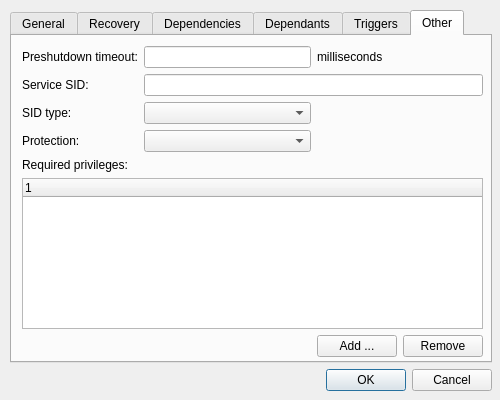
<?xml version="1.0" encoding="UTF-8"?>
<ui version="4.0">
 <class>WinSvcWindow</class>
 <widget class="QWidget" name="WinSvcWindow">
  <property name="geometry">
   <rect>
    <x>0</x>
    <y>0</y>
    <width>500</width>
    <height>400</height>
   </rect>
  </property>
  <property name="minimumSize">
   <size>
    <width>500</width>
    <height>400</height>
   </size>
  </property>
  <property name="maximumSize">
   <size>
    <width>500</width>
    <height>400</height>
   </size>
  </property>
  <property name="windowTitle">
   <string>Form</string>
  </property>
  <widget class="QWidget" name="verticalLayoutWidget">
   <property name="geometry">
    <rect>
     <x>10</x>
     <y>10</y>
     <width>482</width>
     <height>381</height>
    </rect>
   </property>
   <layout class="QVBoxLayout" name="verticalLayout">
    <item>
     <widget class="QTabWidget" name="tabWidget">
      <property name="minimumSize">
       <size>
        <width>0</width>
        <height>0</height>
       </size>
      </property>
      <property name="maximumSize">
       <size>
        <width>16777215</width>
        <height>16777215</height>
       </size>
      </property>
      <property name="currentIndex">
       <number>5</number>
      </property>
      <widget class="QWidget" name="tab">
       <attribute name="title">
        <string>General</string>
       </attribute>
       <widget class="QWidget" name="gridLayoutWidget">
        <property name="geometry">
         <rect>
          <x>9</x>
          <y>9</y>
          <width>461</width>
          <height>311</height>
         </rect>
        </property>
        <layout class="QGridLayout" name="gridLayout">
         <item row="1" column="3">
          <widget class="QLabel" name="label_2">
           <property name="text">
            <string>Start type:</string>
           </property>
          </widget>
         </item>
         <item row="0" column="0" colspan="6">
          <widget class="QPlainTextEdit" name="description"/>
         </item>
         <item row="1" column="0">
          <widget class="QLabel" name="label">
           <property name="text">
            <string>Type:</string>
           </property>
          </widget>
         </item>
         <item row="2" column="0">
          <widget class="QLabel" name="label_3">
           <property name="text">
            <string>Error control:</string>
           </property>
          </widget>
         </item>
         <item row="5" column="0">
          <widget class="QLabel" name="label_6">
           <property name="text">
            <string>Password:</string>
           </property>
          </widget>
         </item>
         <item row="3" column="0">
          <widget class="QLabel" name="label_4">
           <property name="text">
            <string>Binary path:</string>
           </property>
          </widget>
         </item>
         <item row="4" column="0">
          <widget class="QLabel" name="label_5">
           <property name="text">
            <string>User account</string>
           </property>
          </widget>
         </item>
         <item row="7" column="0">
          <spacer name="verticalSpacer">
           <property name="orientation">
            <enum>Qt::Vertical</enum>
           </property>
           <property name="sizeHint" stdset="0">
            <size>
             <width>20</width>
             <height>40</height>
            </size>
           </property>
          </spacer>
         </item>
         <item row="6" column="0">
          <widget class="QCheckBox" name="delayedStart">
           <property name="text">
            <string>Delayed start</string>
           </property>
          </widget>
         </item>
         <item row="1" column="4" colspan="2">
          <widget class="QComboBox" name="startType"/>
         </item>
         <item row="1" column="1" colspan="2">
          <widget class="QComboBox" name="svcType"/>
         </item>
         <item row="2" column="1" colspan="2">
          <widget class="QComboBox" name="errorControl"/>
         </item>
         <item row="2" column="3">
          <widget class="QLabel" name="label_7">
           <property name="text">
            <string>Group:</string>
           </property>
          </widget>
         </item>
         <item row="2" column="4" colspan="2">
          <widget class="QLineEdit" name="svcGroup"/>
         </item>
         <item row="3" column="1" colspan="4">
          <widget class="QLineEdit" name="binaryPath"/>
         </item>
         <item row="3" column="5">
          <widget class="QPushButton" name="browseBtn">
           <property name="text">
            <string>Browse</string>
           </property>
          </widget>
         </item>
         <item row="4" column="1" colspan="4">
          <widget class="QLineEdit" name="userName"/>
         </item>
         <item row="5" column="1" colspan="4">
          <widget class="QLineEdit" name="userPW"/>
         </item>
         <item row="6" column="5">
          <widget class="QPushButton" name="permissionsBtn">
           <property name="text">
            <string>Permissions</string>
           </property>
          </widget>
         </item>
         <item row="5" column="5">
          <widget class="QCheckBox" name="showPW">
           <property name="text">
            <string>Show PW</string>
           </property>
          </widget>
         </item>
        </layout>
       </widget>
      </widget>
      <widget class="QWidget" name="tab_2">
       <attribute name="title">
        <string>Recovery</string>
       </attribute>
       <widget class="QWidget" name="gridLayoutWidget_2">
        <property name="geometry">
         <rect>
          <x>10</x>
          <y>10</y>
          <width>461</width>
          <height>311</height>
         </rect>
        </property>
        <layout class="QGridLayout" name="gridLayout_2">
         <item row="7" column="0" colspan="4">
          <widget class="QGroupBox" name="groupBox">
           <property name="minimumSize">
            <size>
             <width>0</width>
             <height>64</height>
            </size>
           </property>
           <property name="title">
            <string>Run program</string>
           </property>
           <widget class="QWidget" name="gridLayoutWidget_7">
            <property name="geometry">
             <rect>
              <x>10</x>
              <y>10</y>
              <width>441</width>
              <height>51</height>
             </rect>
            </property>
            <layout class="QGridLayout" name="gridLayout_7">
             <item row="0" column="0">
              <widget class="QLabel" name="label_14">
               <property name="text">
                <string>Program:</string>
               </property>
              </widget>
             </item>
             <item row="1" column="1">
              <widget class="QLabel" name="label_16">
               <property name="text">
                <string>Append /fail=%1% to pass the fail counter to the program.</string>
               </property>
              </widget>
             </item>
             <item row="0" column="2">
              <widget class="QPushButton" name="browseRun">
               <property name="text">
                <string>Browse</string>
               </property>
              </widget>
             </item>
             <item row="1" column="0">
              <spacer name="verticalSpacer_2">
               <property name="orientation">
                <enum>Qt::Vertical</enum>
               </property>
               <property name="sizeHint" stdset="0">
                <size>
                 <width>20</width>
                 <height>40</height>
                </size>
               </property>
              </spacer>
             </item>
             <item row="0" column="1">
              <widget class="QLineEdit" name="programRun"/>
             </item>
            </layout>
           </widget>
          </widget>
         </item>
         <item row="2" column="0">
          <widget class="QLabel" name="label_10">
           <property name="text">
            <string>Subsequent faulures:</string>
           </property>
          </widget>
         </item>
         <item row="3" column="2">
          <widget class="QLabel" name="label_15">
           <property name="text">
            <string>days</string>
           </property>
          </widget>
         </item>
         <item row="0" column="0">
          <widget class="QLabel" name="label_8">
           <property name="text">
            <string>First failure:</string>
           </property>
          </widget>
         </item>
         <item row="4" column="2">
          <widget class="QLabel" name="label_13">
           <property name="text">
            <string>minutes</string>
           </property>
          </widget>
         </item>
         <item row="4" column="1">
          <widget class="QLineEdit" name="restartService"/>
         </item>
         <item row="3" column="1">
          <widget class="QLineEdit" name="resetFailCtr"/>
         </item>
         <item row="1" column="1" colspan="2">
          <widget class="QComboBox" name="secondFailure"/>
         </item>
         <item row="2" column="1" colspan="2">
          <widget class="QComboBox" name="subsequentFailures"/>
         </item>
         <item row="0" column="1" colspan="2">
          <widget class="QComboBox" name="firstFailure"/>
         </item>
         <item row="1" column="0">
          <widget class="QLabel" name="label_9">
           <property name="text">
            <string>Second failure:</string>
           </property>
          </widget>
         </item>
         <item row="4" column="0">
          <widget class="QLabel" name="label_12">
           <property name="text">
            <string>Restart service after</string>
           </property>
          </widget>
         </item>
         <item row="5" column="0" colspan="2">
          <widget class="QCheckBox" name="actionsForError">
           <property name="text">
            <string>Enable actions for stop with errors</string>
           </property>
          </widget>
         </item>
         <item row="3" column="0">
          <widget class="QLabel" name="label_11">
           <property name="text">
            <string>Reset fail counter after:</string>
           </property>
          </widget>
         </item>
         <item row="6" column="0" colspan="2">
          <widget class="QPushButton" name="restartOptionsBtn">
           <property name="text">
            <string>Restart computer options ...</string>
           </property>
          </widget>
         </item>
         <item row="8" column="0">
          <spacer name="verticalSpacer_3">
           <property name="orientation">
            <enum>Qt::Vertical</enum>
           </property>
           <property name="sizeHint" stdset="0">
            <size>
             <width>20</width>
             <height>40</height>
            </size>
           </property>
          </spacer>
         </item>
         <item row="0" column="3">
          <spacer name="horizontalSpacer_2">
           <property name="orientation">
            <enum>Qt::Horizontal</enum>
           </property>
           <property name="sizeHint" stdset="0">
            <size>
             <width>40</width>
             <height>20</height>
            </size>
           </property>
          </spacer>
         </item>
        </layout>
       </widget>
      </widget>
      <widget class="QWidget" name="tab_3">
       <attribute name="title">
        <string>Dependencies</string>
       </attribute>
       <widget class="QWidget" name="gridLayoutWidget_3">
        <property name="geometry">
         <rect>
          <x>10</x>
          <y>10</y>
          <width>461</width>
          <height>311</height>
         </rect>
        </property>
        <layout class="QGridLayout" name="gridLayout_3">
         <item row="1" column="0">
          <widget class="QTreeWidget" name="dependenciesTree">
           <column>
            <property name="text">
             <string notr="true">1</string>
            </property>
           </column>
          </widget>
         </item>
         <item row="3" column="0">
          <layout class="QHBoxLayout" name="horizontalLayout_2">
           <item>
            <spacer name="horizontalSpacer">
             <property name="orientation">
              <enum>Qt::Horizontal</enum>
             </property>
             <property name="sizeHint" stdset="0">
              <size>
               <width>40</width>
               <height>20</height>
              </size>
             </property>
            </spacer>
           </item>
           <item>
            <widget class="QPushButton" name="startBtn">
             <property name="text">
              <string>Start</string>
             </property>
            </widget>
           </item>
           <item>
            <widget class="QPushButton" name="pauseBtn">
             <property name="text">
              <string>Pause</string>
             </property>
            </widget>
           </item>
          </layout>
         </item>
         <item row="2" column="0">
          <spacer name="verticalSpacer_4">
           <property name="orientation">
            <enum>Qt::Vertical</enum>
           </property>
           <property name="sizeHint" stdset="0">
            <size>
             <width>20</width>
             <height>40</height>
            </size>
           </property>
          </spacer>
         </item>
         <item row="0" column="0">
          <widget class="QLabel" name="label_17">
           <property name="text">
            <string>This service depends on the folowing services:</string>
           </property>
          </widget>
         </item>
        </layout>
       </widget>
      </widget>
      <widget class="QWidget" name="tab_4">
       <attribute name="title">
        <string>Dependants</string>
       </attribute>
       <widget class="QWidget" name="gridLayoutWidget_4">
        <property name="geometry">
         <rect>
          <x>10</x>
          <y>10</y>
          <width>461</width>
          <height>311</height>
         </rect>
        </property>
        <layout class="QGridLayout" name="gridLayout_4">
         <item row="1" column="0">
          <widget class="QTreeWidget" name="dependantsTree">
           <column>
            <property name="text">
             <string notr="true">1</string>
            </property>
           </column>
          </widget>
         </item>
         <item row="3" column="0">
          <layout class="QHBoxLayout" name="horizontalLayout_3">
           <item>
            <spacer name="horizontalSpacer_3">
             <property name="orientation">
              <enum>Qt::Horizontal</enum>
             </property>
             <property name="sizeHint" stdset="0">
              <size>
               <width>40</width>
               <height>20</height>
              </size>
             </property>
            </spacer>
           </item>
           <item>
            <widget class="QPushButton" name="startBtn2">
             <property name="text">
              <string>Start</string>
             </property>
            </widget>
           </item>
           <item>
            <widget class="QPushButton" name="pauseBtn2">
             <property name="text">
              <string>Pause</string>
             </property>
            </widget>
           </item>
          </layout>
         </item>
         <item row="2" column="0">
          <spacer name="verticalSpacer_5">
           <property name="orientation">
            <enum>Qt::Vertical</enum>
           </property>
           <property name="sizeHint" stdset="0">
            <size>
             <width>20</width>
             <height>40</height>
            </size>
           </property>
          </spacer>
         </item>
         <item row="0" column="0">
          <widget class="QLabel" name="label_18">
           <property name="text">
            <string>The following services depand on this service:</string>
           </property>
          </widget>
         </item>
        </layout>
       </widget>
      </widget>
      <widget class="QWidget" name="tab_5">
       <attribute name="title">
        <string>Triggers</string>
       </attribute>
       <widget class="QWidget" name="gridLayoutWidget_5">
        <property name="geometry">
         <rect>
          <x>10</x>
          <y>10</y>
          <width>461</width>
          <height>311</height>
         </rect>
        </property>
        <layout class="QGridLayout" name="gridLayout_8">
         <item row="2" column="0">
          <layout class="QHBoxLayout" name="horizontalLayout_5">
           <item>
            <spacer name="horizontalSpacer_5">
             <property name="orientation">
              <enum>Qt::Horizontal</enum>
             </property>
             <property name="sizeHint" stdset="0">
              <size>
               <width>40</width>
               <height>20</height>
              </size>
             </property>
            </spacer>
           </item>
           <item>
            <widget class="QPushButton" name="btnNew">
             <property name="text">
              <string>New ...</string>
             </property>
            </widget>
           </item>
           <item>
            <widget class="QPushButton" name="btnEdit">
             <property name="text">
              <string>Edit ...</string>
             </property>
            </widget>
           </item>
           <item>
            <widget class="QPushButton" name="btnDelete">
             <property name="text">
              <string>Delete</string>
             </property>
            </widget>
           </item>
          </layout>
         </item>
         <item row="1" column="0">
          <widget class="QTreeWidget" name="triggersTree">
           <column>
            <property name="text">
             <string notr="true">1</string>
            </property>
           </column>
          </widget>
         </item>
         <item row="0" column="0">
          <widget class="QLabel" name="label_21">
           <property name="text">
            <string/>
           </property>
          </widget>
         </item>
        </layout>
       </widget>
      </widget>
      <widget class="QWidget" name="tab_6">
       <attribute name="title">
        <string>Other</string>
       </attribute>
       <widget class="QWidget" name="gridLayoutWidget_6">
        <property name="geometry">
         <rect>
          <x>10</x>
          <y>10</y>
          <width>461</width>
          <height>311</height>
         </rect>
        </property>
        <layout class="QGridLayout" name="gridLayout_6">
         <item row="1" column="0">
          <widget class="QLabel" name="label_24">
           <property name="text">
            <string>Service SID:</string>
           </property>
          </widget>
         </item>
         <item row="4" column="0">
          <widget class="QLabel" name="label_20">
           <property name="text">
            <string>Required privileges:</string>
           </property>
          </widget>
         </item>
         <item row="8" column="0">
          <spacer name="verticalSpacer_7">
           <property name="orientation">
            <enum>Qt::Vertical</enum>
           </property>
           <property name="sizeHint" stdset="0">
            <size>
             <width>20</width>
             <height>40</height>
            </size>
           </property>
          </spacer>
         </item>
         <item row="2" column="0">
          <widget class="QLabel" name="label_23">
           <property name="text">
            <string>SID type:</string>
           </property>
          </widget>
         </item>
         <item row="0" column="0">
          <widget class="QLabel" name="label_25">
           <property name="text">
            <string>Preshutdown timeout:</string>
           </property>
          </widget>
         </item>
         <item row="3" column="0">
          <widget class="QLabel" name="label_22">
           <property name="text">
            <string>Protection:</string>
           </property>
          </widget>
         </item>
         <item row="0" column="2">
          <widget class="QLabel" name="label_27">
           <property name="text">
            <string>milliseconds</string>
           </property>
          </widget>
         </item>
         <item row="0" column="1">
          <widget class="QLineEdit" name="preShutdown"/>
         </item>
         <item row="3" column="1">
          <widget class="QComboBox" name="protectionType"/>
         </item>
         <item row="2" column="1">
          <widget class="QComboBox" name="sidType"/>
         </item>
         <item row="2" column="2">
          <spacer name="horizontalSpacer_7">
           <property name="orientation">
            <enum>Qt::Horizontal</enum>
           </property>
           <property name="sizeHint" stdset="0">
            <size>
             <width>40</width>
             <height>20</height>
            </size>
           </property>
          </spacer>
         </item>
         <item row="1" column="1" colspan="2">
          <widget class="QLineEdit" name="serviceSID"/>
         </item>
         <item row="5" column="0" colspan="3">
          <widget class="QTreeWidget" name="privilegsTree">
           <column>
            <property name="text">
             <string notr="true">1</string>
            </property>
           </column>
          </widget>
         </item>
         <item row="7" column="0" colspan="3">
          <layout class="QHBoxLayout" name="horizontalLayout_6">
           <item>
            <spacer name="horizontalSpacer_6">
             <property name="orientation">
              <enum>Qt::Horizontal</enum>
             </property>
             <property name="sizeHint" stdset="0">
              <size>
               <width>40</width>
               <height>20</height>
              </size>
             </property>
            </spacer>
           </item>
           <item>
            <widget class="QPushButton" name="addBtn">
             <property name="text">
              <string>Add ...</string>
             </property>
            </widget>
           </item>
           <item>
            <widget class="QPushButton" name="removeBtn">
             <property name="text">
              <string>Remove</string>
             </property>
            </widget>
           </item>
          </layout>
         </item>
        </layout>
       </widget>
      </widget>
     </widget>
    </item>
    <item>
     <widget class="QDialogButtonBox" name="buttonBox">
      <property name="standardButtons">
       <set>QDialogButtonBox::Cancel|QDialogButtonBox::Ok</set>
      </property>
     </widget>
    </item>
   </layout>
  </widget>
 </widget>
 <resources/>
 <connections/>
</ui>
